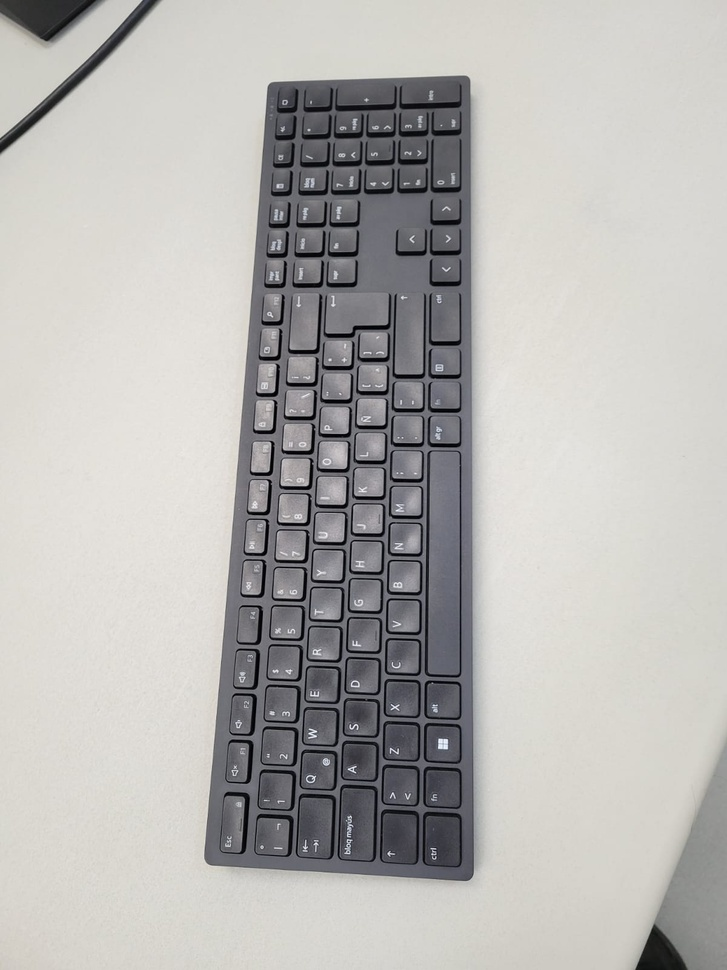
#> input picture 1.jpeg, 727 x 970 px, shrunk from 1200 x 1600 before the run
$ python -i utlis.py   (imports and definitions only)
#> lines starting #> are read from the running program, lines starting #| are printed output that depends on the picture; after the words box and inside, x2 and y2 are one past the last pixel; in counts of white or black regions, pixels touching at a corner belong together
#> further down, picture is the input picture: shape (970, 727, 3); mean B, G, R 178.9, 181.4, 182.8
import cv2
import numpy as np

def getContours(img,cThr=[100,100],showCanny=False):
#> called with showCanny = False
    imgGray = cv2.cvtColor(img,cv2.COLOR_BGR2GRAY)
    imgBlur = cv2.GaussianBlur(imgGray,(5,5),1)
    imgCanny = cv2.Canny(imgBlur,cThr[0],cThr[1])
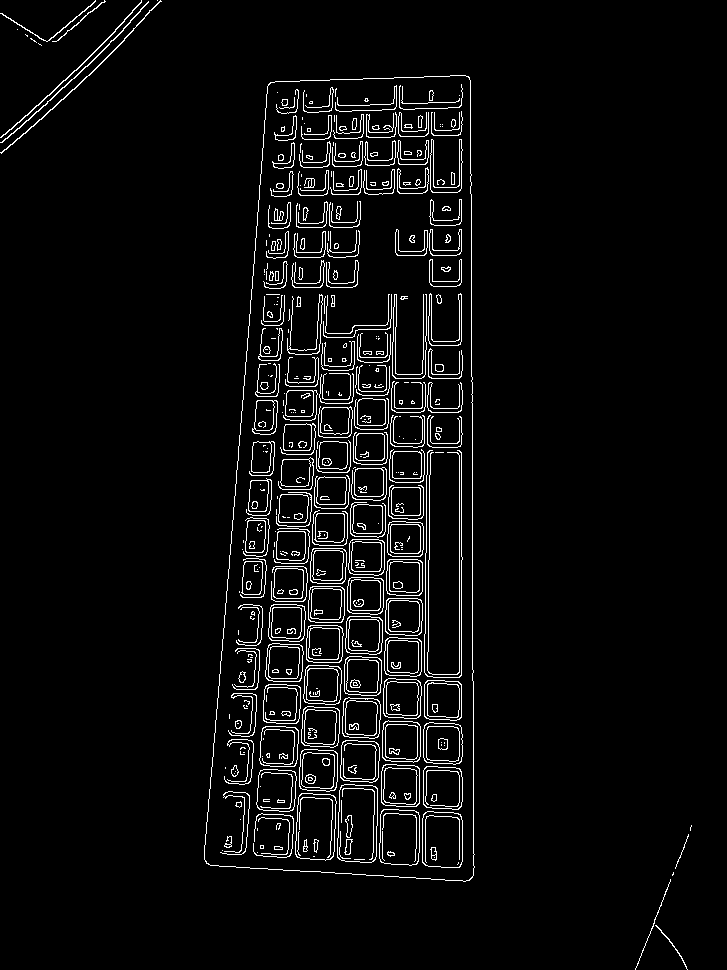
#> imgCanny: shape (970, 727); 4.3% white in thin lines or dots
    kernel = np.ones((5,5))
    imgDial = cv2.dilate(imgCanny,kernel,iterations=3)
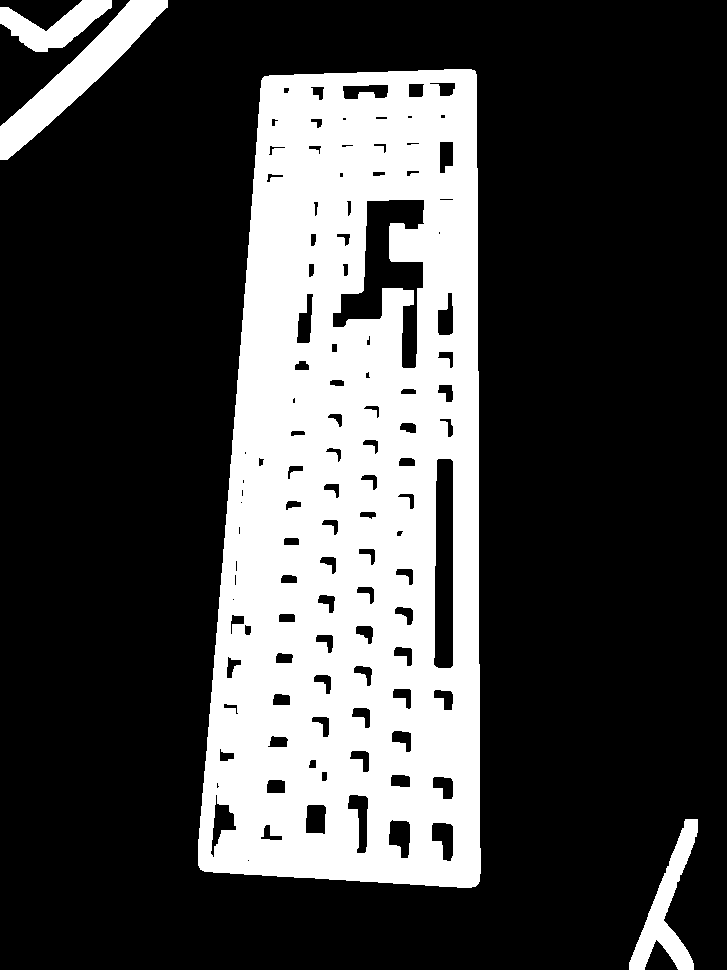
#> imgDial: shape (970, 727); 27.1% white; 4 white regions, box (x1, y1, x2, y2) and area: (198, 69, 481, 888) 178526, (0, 0, 168, 160) 6492, (629, 819, 698, 970) 3490, (0, 0, 112, 52) 2691
    imgThre = cv2.erode(imgDial,kernel,iterations=2)
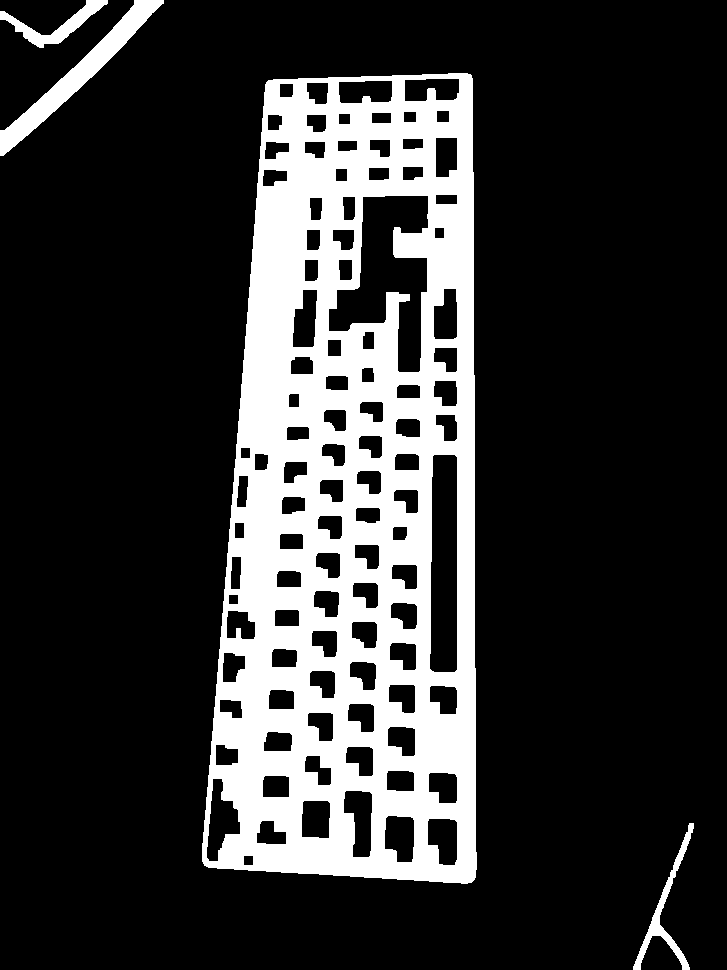
#> imgThre: shape (970, 727); 20.3% white; 4 white regions, box (x1, y1, x2, y2) and area: (202, 73, 477, 884) 136359, (0, 0, 164, 156) 4156, (633, 823, 694, 970) 1378, (0, 0, 108, 48) 1375
    if showCanny:
        cv2.imshow("Canny",imgThre)

>>> import cv2
>>> picture = cv2.imread('1.jpeg')
>>> result = getContours(picture)
